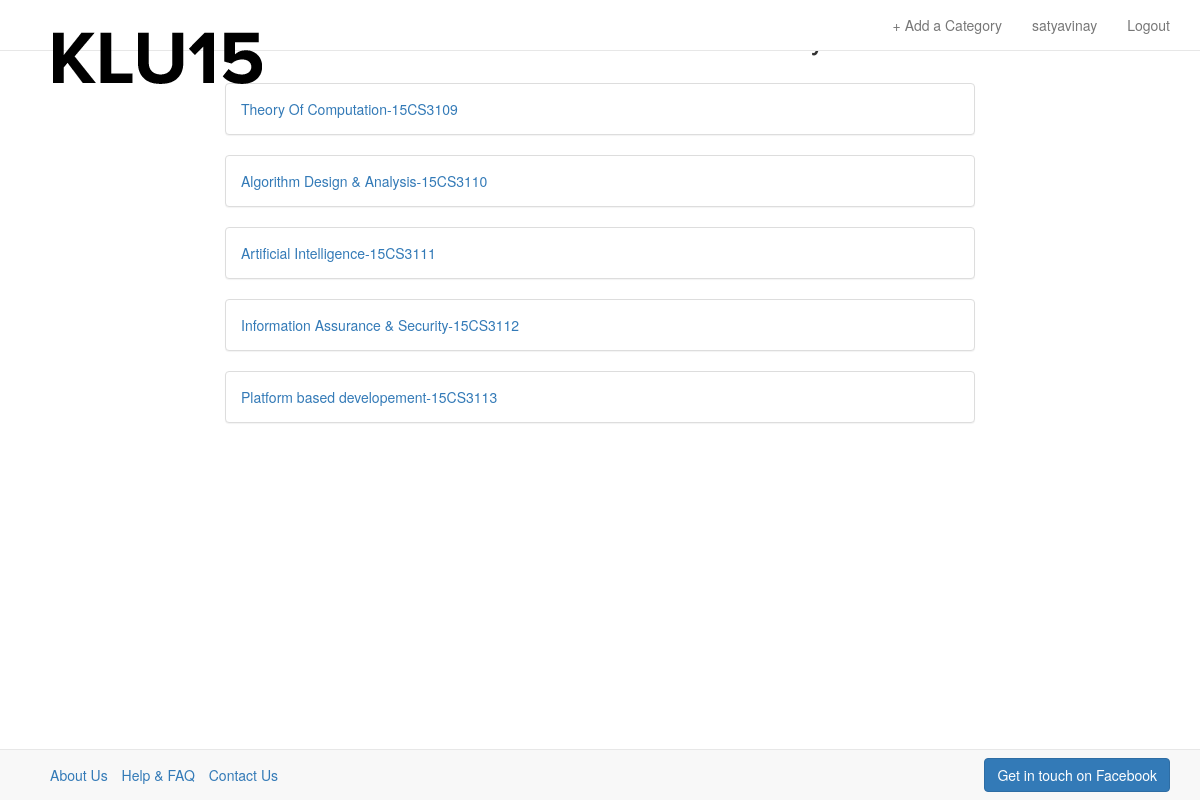
Page /rango/ (signed in) on the committed database.
### rango/models.py (models this page shows, shortened)
class Course(models.Model):
    course_name = models.CharField(max_length=100, unique=True)
    course_code = models.CharField(max_length=20, unique=True)
    credits = models.IntegerField(max_length=None)
    department = models.ManyToManyField(Department)
    slug = models.SlugField(unique=True)
    class Meta:
        verbose_name_plural = 'courses'

### rango/views.py (the view, shortened to what this page needs)
@login_required(login_url='/rango/login')
def index(request):
    course_list = Course.objects.filter(department__studentprofile__user=request.user.pk)
    form = CategoryForm()
    context_dict = {'courses': course_list, 'form': form}
    return render(request, 'rango/index.html', context_dict)

### templates/rango/index.html (shortened to what this page needs)
    {% extends 'rango/base.html' %}
    {% load crispy_forms_tags %}
    {% load staticfiles %}
    {% block body_block %}
				<div class="container">
					<h2 class="text-center">Find & Share notes and tutorials online with your friends.</h2>
				<div class="row">
					<div class="col-md-8 col-md-offset-2">
						<div>
                                 {% if courses %}
                                     {% for course in courses %}
							<div class="panel panel-default">
								<div class="panel-body">
									<a href="/rango/category/{{ course.slug }}">{{ course.course_name }}-{{ course.course_code }}</a>
								</div>
							</div>
                                      {% endfor %}
                                     {% else %}
							<strong>You aren't enrolled for any courses yet !</strong>
                                    {% endif %}
						</div>
					</div>
				</div>
			</div>
			<div class="navbar navbar-default navbar-fixed-bottom">
				<div class="container">
					<ul class="list-inline navbar-text pull-left">
						<li>
							<a href="">About Us</a>
						</li>
						<li>
							<a href="">Help & FAQ</a>
						</li>
						<li>
							<a href="">Contact Us</a>
						</li>
					</ul>
					<a href="https://www.facebook.com/groups/klu15/" class="navbar-btn btn-primary btn pull-right">Get in touch on Facebook</a>
				</div>
			</div>
{% endblock %}

### templates/rango/base.html (shortened to what this page needs)
<!DOCTYPE html>
{% load crispy_forms_tags %}
{% load staticfiles %}
<html lang="en">
<head>
    <link rel="stylesheet" href="https://maxcdn.bootstrapcdn.com/bootstrap/3.3.7/css/bootstrap.min.css">
    <link rel="stylesheet" href="https://maxcdn.bootstrapcdn.com/font-awesome/4.7.0/css/font-awesome.min.css">
</head>
<body>
    <nav style="background-color: #fff;" class="navbar navbar-default navbar-fixed-top">
        <div class="container">
            <div class="navbar-header">
            <a class="navbar-brand" href="/rango/noticeboard">
                <img src="{% static "images/black.png" %}">
            </a>
            </div>
            <div id="navbar" class="collapse navbar-collapse">
                <ul class="nav navbar-nav navbar-right">
                    {% if user.is_authenticated %}
                <li>
                {% block link_block %}
                    <a href="#" data-toggle="modal" data-target="#myModal2">+ Add a Category</a>
                {% endblock %}
                </li>
                <li><a href="#">{{ user.get_username }}</a>
                </li>
                <li><a href="/rango/logout">Logout</a> </li>
                {% endif %}
                </ul>
            </div>
        </div>
    </nav>
  {% block body_block %}{% endblock %}
</body>
</html>

### rows in the picture
Course: course_name "Theory Of Computation", course_code "15CS3109"
Course: course_name "Algorithm Design & Analysis", course_code "15CS3110"
Course: course_name "Artificial Intelligence", course_code "15CS3111"
Course: course_name "Information Assurance & Security", course_code "15CS3112"
Course: course_name "Platform based developement", course_code "15CS3113"

### other values in the picture
{{ user.get_username }} "satyavinay"
